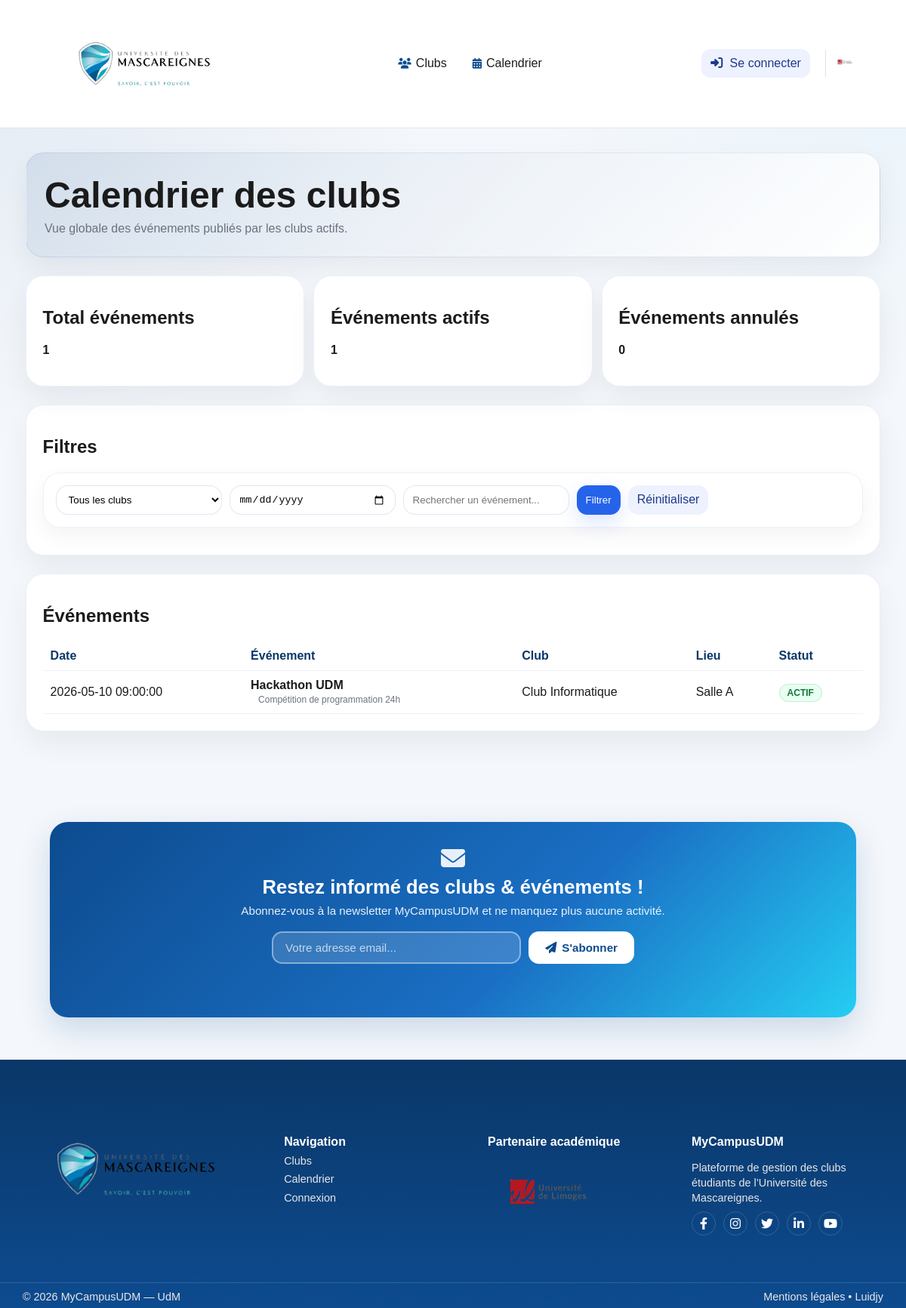
Page /MyCampusUdmClubsC5/calendrier.php on the committed database.
### tables this page shows
CREATE TABLE evenements (
    id INT AUTO_INCREMENT PRIMARY KEY,
    club_id INT NOT NULL,
    titre VARCHAR(200) NOT NULL,
    description TEXT,
    image_event VARCHAR(255) DEFAULT NULL,
    date_event DATETIME NOT NULL,
    lieu VARCHAR(200) DEFAULT NULL,
    capacite_max INT DEFAULT NULL,
    statut ENUM('actif','annule','termine') DEFAULT 'actif',
    date_creation TIMESTAMP DEFAULT CURRENT_TIMESTAMP,
    FOREIGN KEY (club_id) REFERENCES clubs(id) ON DELETE CASCADE
);

CREATE TABLE clubs (
    id INT AUTO_INCREMENT PRIMARY KEY,
    nom_club VARCHAR(150) NOT NULL,
    description TEXT,
    categorie ENUM('sport','culture','musique','informatique','social','entrepreneuriat','autre') DEFAULT 'autre',
    image_club VARCHAR(255) DEFAULT NULL,
    responsable_id INT DEFAULT NULL,
    statut ENUM('actif','inactif','attente','supprime') DEFAULT 'attente',
    date_creation TIMESTAMP DEFAULT CURRENT_TIMESTAMP,
    FOREIGN KEY (responsable_id) REFERENCES utilisateurs(id) ON DELETE SET NULL
);

### MyCampusUdmClubsC5/calendrier.php (the view, shortened to what this page needs)
<?php
require "config/database.php";
$dateFiltre  = trim($_GET["date_event"] ?? "");
$searchFiltre = trim($_GET["q"] ?? "");
$where = ["c.statut = 'actif'"];
$params = [];
$evenementsQuery = "
  SELECT
    e.*,
    c.nom_club
  FROM evenements e
  INNER JOIN clubs c ON e.club_id = c.id
  WHERE " . implode(" AND ", $where) . "
  ORDER BY e.date_event ASC, e.id DESC
";
$evenementsStatement = $pdo->prepare($evenementsQuery);
$evenementsStatement->execute($params) or die(print_r($pdo->errorInfo()));
$evenements = $evenementsStatement->fetchAll(PDO::FETCH_ASSOC);
$statsQuery = "
  SELECT
    COUNT(*) AS total_evenements,
    SUM(CASE WHEN e.statut = 'actif' THEN 1 ELSE 0 END) AS total_actifs,
    SUM(CASE WHEN e.statut = 'annule' THEN 1 ELSE 0 END) AS total_annules
  FROM evenements e
  INNER JOIN clubs c ON e.club_id = c.id
  WHERE c.statut = 'actif'
";
$statsStatement = $pdo->prepare($statsQuery);
$statsStatement->execute();
$stats = $statsStatement->fetch(PDO::FETCH_ASSOC);
?>
<section class="entete-page">
  <h1>Calendrier des clubs</h1>
  <p class="texte-gris">
    Vue globale des événements publiés par les clubs actifs.
  </p>
</section>
<section class="grille-3">
  <article class="carte">
    <h2>Total événements</h2>
    <p><strong><?= (int) ($stats["total_evenements"] ?? 0) ?></strong></p>
  </article>
  <article class="carte">
    <h2>Événements actifs</h2>
    <p><strong><?= (int) ($stats["total_actifs"] ?? 0) ?></strong></p>
  </article>
  <article class="carte">
    <h2>Événements annulés</h2>
    <p><strong><?= (int) ($stats["total_annules"] ?? 0) ?></strong></p>
  </article>
</section>
<section class="carte">
  <h2>Filtres</h2>
  <form method="get" action="calendrier.php" class="barre-filtres">
    <select class="champ" name="club_id">
      <option value="0">Tous les clubs</option>
    </select>
    <input class="champ" type="date" name="date_event" value="<?= htmlspecialchars($dateFiltre) ?>">
    <input
      class="champ"
      type="search"
      name="q"
      placeholder="Rechercher un événement..."
      value="<?= htmlspecialchars($searchFiltre) ?>"
    >
    <button class="bouton" type="submit">Filtrer</button>
    <a class="bouton bouton-secondaire" href="calendrier.php">Réinitialiser</a>
  </form>
</section>
<section class="carte">
  <h2>Événements</h2>
  <?php if (empty($evenements)) : ?>
    <p class="texte-gris">
      Aucun événement disponible avec les filtres choisis.
    </p>
  <?php else : ?>
    <table class="table">
      <thead>
        <tr>
          <th>Date</th>
          <th>Événement</th>
          <th>Club</th>
          <th>Lieu</th>
          <th>Statut</th>
        </tr>
      </thead>
      <tbody>
        <?php foreach ($evenements as $evenement) : ?>
          <tr>
            <td><?= htmlspecialchars($evenement["date_event"]) ?></td>
            <td>
              <strong><?= htmlspecialchars($evenement["titre"]) ?></strong>
              <?php if (!empty($evenement["description"])) : ?>
                <br>
                <span class="texte-gris petit">
                  <?= nl2br(htmlspecialchars($evenement["description"])) ?>
                </span>
              <?php endif; ?>
            </td>
            <td><?= htmlspecialchars($evenement["nom_club"]) ?></td>
            <td><?= htmlspecialchars($evenement["lieu"] ?: "Non précisé") ?></td>
            <td>
              <?php if ($evenement["statut"] === "actif") : ?>
                <span class="badge badge-actif">ACTIF</span>
              <?php else : ?>
                <span class="badge badge-annule">ANNULÉ</span>
              <?php endif; ?>
            </td>
          </tr>
        <?php endforeach; ?>
      </tbody>
    </table>
  <?php endif; ?>
</section>

### MyCampusUdmClubsC5/css/style.css (style rules this page uses)
* { box-sizing: border-box; }
body { margin: 0; font-family: Arial, sans-serif; background: #f6f7fb; color: #1b1b1b; }
a { color: inherit; text-decoration: none; }
.entete-page h1 { margin: 0 0 6px; }
.texte-gris { color: #6b7280; margin: 0; }
.petit { font-size: 12px; }
.barre-filtres { display: flex; gap: 10px; flex-wrap: wrap; margin: 14px 0; }
.champ { padding: 10px 12px; border: 1px solid #dfe3ee; border-radius: 12px; background: #fff; min-width: 220px; }
.carte { background: #fff; border: 1px solid #e7e9f2; border-radius: 16px; padding: 14px; }
.bouton { border: 0; background: #2563eb; color: #fff; padding: 10px 12px; border-radius: 12px; cursor: pointer; display: inline-block; }
.bouton-secondaire { background: #eef2ff; color: #1e3a8a; }
.petit { padding: 7px 10px; border-radius: 10px; }
.badge { font-size: 12px; padding: 4px 10px; border-radius: 999px; border: 1px solid transparent; }
.badge-actif { background: #e8fff1; color: #0f7a39; border-color: #bff0cf; }
.grille-3 { display: grid; grid-template-columns: 1fr 1fr 1fr; gap: 12px; }
.table { width: 100%; border-collapse: collapse; margin-top: 8px; }
.table th, .table td { padding: 10px; border-bottom: 1px solid #eef0f7; text-align: left; }
.carte { transition: transform 0.25s ease, box-shadow 0.25s ease; }
.bouton { transition: transform 0.18s ease, filter 0.18s ease, box-shadow 0.18s ease; }

### MyCampusUdmClubsC5/css/site-main-footer.css (style rules this page uses)
:root { --udm-blue: #0d4b8f; --udm-blue-dark: #0a3768; --udm-aqua: #7dd3fc; --udm-white: #ffffff; --udm-text: #1f2937; --udm-muted: #64748b; --udm-surface: #ffffff; --udm-bg: #f4f7fb; }
body { background: radial-gradient(circle at top left, rgba(13,75,143,0.08), transparent 28%), radial-gradient(circle at top right, rgba(125,211,252,0.10), transparent 24%), var(--udm-bg); }
main.contenu.udm-main > section { margin-bottom: 1.5rem; }
main.contenu.udm-main .entete-page { background: linear-gradient(135deg, rgba(13,75,143,0.10), rgba(255,255,255,0.96)); border: 1px solid rgba(13,75,143,0.10); border-radius: 24px; padding: 1.75rem 1.5rem; box-shadow: 0 14px 34px rgba(15, 23, 42, 0.06); }
main.contenu.udm-main .entete-page h1 { font-size: clamp(2rem, 4vw, 3rem); margin-bottom: .5rem; }
main.contenu.udm-main .barre-filtres { background: rgba(255,255,255,0.9); border: 1px solid rgba(13,75,143,0.08); border-radius: 22px; padding: 1rem; box-shadow: 0 10px 28px rgba(15, 23, 42, 0.05); }
main.contenu.udm-main .champ { border-radius: 16px; border: 1px solid rgba(13,75,143,0.12); background: #fff; box-shadow: inset 0 1px 0 rgba(255,255,255,0.7); }
main.contenu.udm-main .carte { background: rgba(255,255,255,0.96); border: 1px solid rgba(13,75,143,0.08); border-radius: 24px; padding: 1.35rem; box-shadow: 0 16px 36px rgba(15,23,42,0.06); }
main.contenu.udm-main .badge { font-weight: 600; }
main.contenu.udm-main .table th { color: var(--udm-blue-dark); }
main.contenu.udm-main .bouton { border-radius: 14px; box-shadow: 0 10px 24px rgba(37,99,235,0.16); }
main.contenu.udm-main .bouton-secondaire { box-shadow: none; }

### rows in the picture
evenements: date_event "2026-05-10 09:00:00", titre "Hackathon UDM", description "Compétition de programmation 24h", club.nom_club "Club Informatique", lieu "Salle A", statut "ACTIF"

### other values in the picture
$stats["total_evenements"] "1"
$stats["total_actifs"] "1"
$stats["total_annules"] "0"
